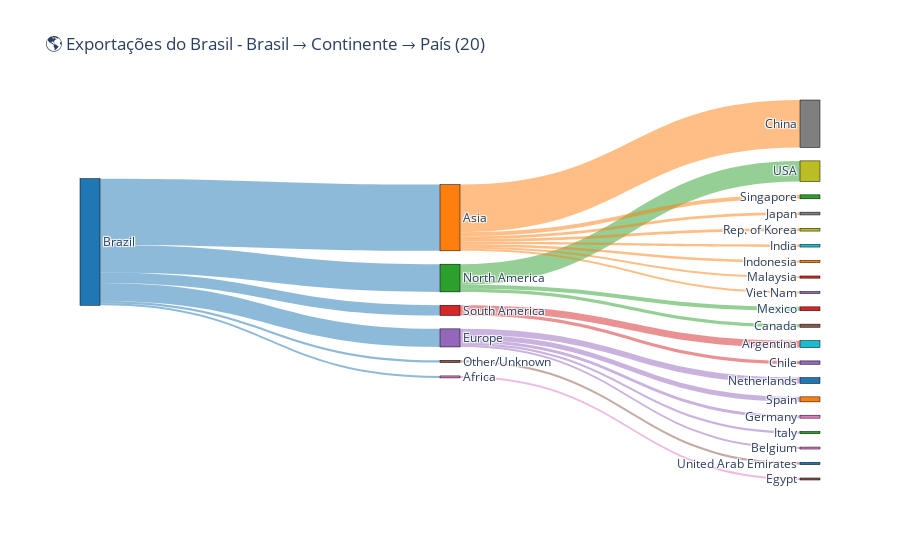

Notebook code cell kept with this figure:
### Markdown cell above
#### 2. Adicionando mais um nó ao grafico, permitindo informação de quantidade exportada por continente e por pais

### Code cell
# Filtrar Brasil exportações
brazilExp = df[(df['reporterISO'] == 'BRA') &
               (df['flowCode'] == 'X') &
               (df['partnerISO'] != 'W00')]

# Top n países por valor (agrupando também por continente)

n = 20
top_partners = brazilExp.groupby(["partnerDesc", "partner continent"])["primaryValue"].sum().nlargest(20).reset_index()

# Labels
labels = ["Brazil"]
continents = top_partners["partner continent"].unique().tolist()
labels.extend(continents)
labels.extend(top_partners["partnerDesc"].tolist())

# Índices para lookup
label_index = {label: i for i, label in enumerate(labels)}

# Links Brasil → Continente
links_source = []
links_target = []
links_value = []

for cont in continents:
    value = top_partners[top_partners["partner continent"] == cont]["primaryValue"].sum()
    links_source.append(label_index["Brazil"])
    links_target.append(label_index[cont])
    links_value.append(value)

# Links Continente → País
for _, row in top_partners.iterrows():
    links_source.append(label_index[row["partner continent"]])
    links_target.append(label_index[row["partnerDesc"]])
    links_value.append(row["primaryValue"])


d3_colors = px.colors.qualitative.D3  # category10

def hex_to_rgba(hex_color: str, alpha: float = 0.5) -> str:
    h = hex_color.lstrip('#')
    r, g, b = int(h[0:2], 16), int(h[2:4], 16), int(h[4:6], 16)
    return f'rgba({r},{g},{b},{alpha})'

# mapa label → cor (estável)
palette = {label: d3_colors[i % len(d3_colors)] for i, label in enumerate(labels)}

# cores dos nós, na ordem de 'labels'
node_colors = [palette[label] for label in labels]

# cores dos links herdando a cor do nó de ORIGEM
link_colors = [hex_to_rgba(palette[labels[s]], 0.5) for s in links_source]

# Sankey
fig = go.Figure(data=[go.Sankey(
    node=dict(
        pad=20,
        thickness=20,
        line=dict(color="black", width=0.5),
        label=labels,
        color=node_colors
    ),
    link=dict(
        source=links_source,
        target=links_target,
        value=links_value,
        color=link_colors
    )
)])


fig.update_layout(title_text="🌎 Exportações do Brasil - Brasil → Continente → País (20)", font_size=12)
fig.show()

### Figure 1 — Plotly figure (JSON) as saved in the notebook; plotly's stock layout.template omitted (floating-point values rounded to 4 significant figures)
{"data": [{"link": {"color": ["rgba(31,119,180,0.5)", "rgba(31,119,180,0.5)", "rgba(31,119,180,0.5)", "rgba(31,119,180,0.5)", "rgba(31,119,180,0.5)", "rgba(31,119,180,0.5)", "rgba(255,127,14,0.5)", "rgba(44,160,44,0.5)", "rgba(214,39,40,0.5)", "rgba(148,103,189,0.5)", "rgba(148,103,189,0.5)", "rgba(255,127,14,0.5)", "rgba(44,160,44,0.5)", "rgba(214,39,40,0.5)", "rgba(44,160,44,0.5)", "rgba(148,103,189,0.5)", "rgba(255,127,14,0.5)", "rgba(255,127,14,0.5)", "rgba(255,127,14,0.5)", "rgba(140,86,75,0.5)", "rgba(255,127,14,0.5)", "rgba(148,103,189,0.5)", "rgba(255,127,14,0.5)", "rgba(255,127,14,0.5)", "rgba(227,119,194,0.5)", "rgba(148,103,189,0.5)"], "source": [0, 0, 0, 0, 0, 0, 1, 2, 3, 4, 4, 1, 2, 3, 2, 4, 1, 1, 1, 5, 1, 4, 1, 1, 6, 4], "target": [1, 2, 3, 4, 5, 6, 7, 8, 9, 10, 11, 12, 13, 14, 15, 16, 17, 18, 19, 20, 21, 22, 23, 24, 25, 26], "value": [131513817769, 55035315299, 20436279954, 35935197276, 4543655263, 3996647676, 94411140802, 40916672535, 13778181666, 11764043341, 9936770335, 7902426238, 7801789195, 6658098288, 6316853569, 5852295628, 5577998685, 5508091295, 5260909480, 4543655263, 4487454436, 4466598272, 4318735523, 4047061310, 3996647676, 3915489700]}, "node": {"color": ["#1F77B4", "#FF7F0E", "#2CA02C", "#D62728", "#9467BD", "#8C564B", "#E377C2", "#7F7F7F", "#BCBD22", "#17BECF", "#1F77B4", "#FF7F0E", "#2CA02C", "#D62728", "#9467BD", "#8C564B", "#E377C2", "#7F7F7F", "#BCBD22", "#17BECF", "#1F77B4", "#FF7F0E", "#2CA02C", "#D62728", "#9467BD", "#8C564B", "#E377C2"], "label": ["Brazil", "Asia", "North America", "South America", "Europe", "Other/Unknown", "Africa", "China", "USA", "Argentina", "Netherlands", "Spain", "Singapore", "Mexico", "Chile", "Canada", "Germany", "Japan", "Rep. of Korea", "India", "United Arab Emirates", "Indonesia", "Italy", "Malaysia", "Viet Nam", "Egypt", "Belgium"], "line": {"color": "black", "width": 0.5}, "pad": 20, "thickness": 20}, "type": "sankey"}], "layout": {"font": {"size": 12}, "title": {"text": "🌎 Exportações do Brasil - Brasil → Continente → País (20)"}}}
